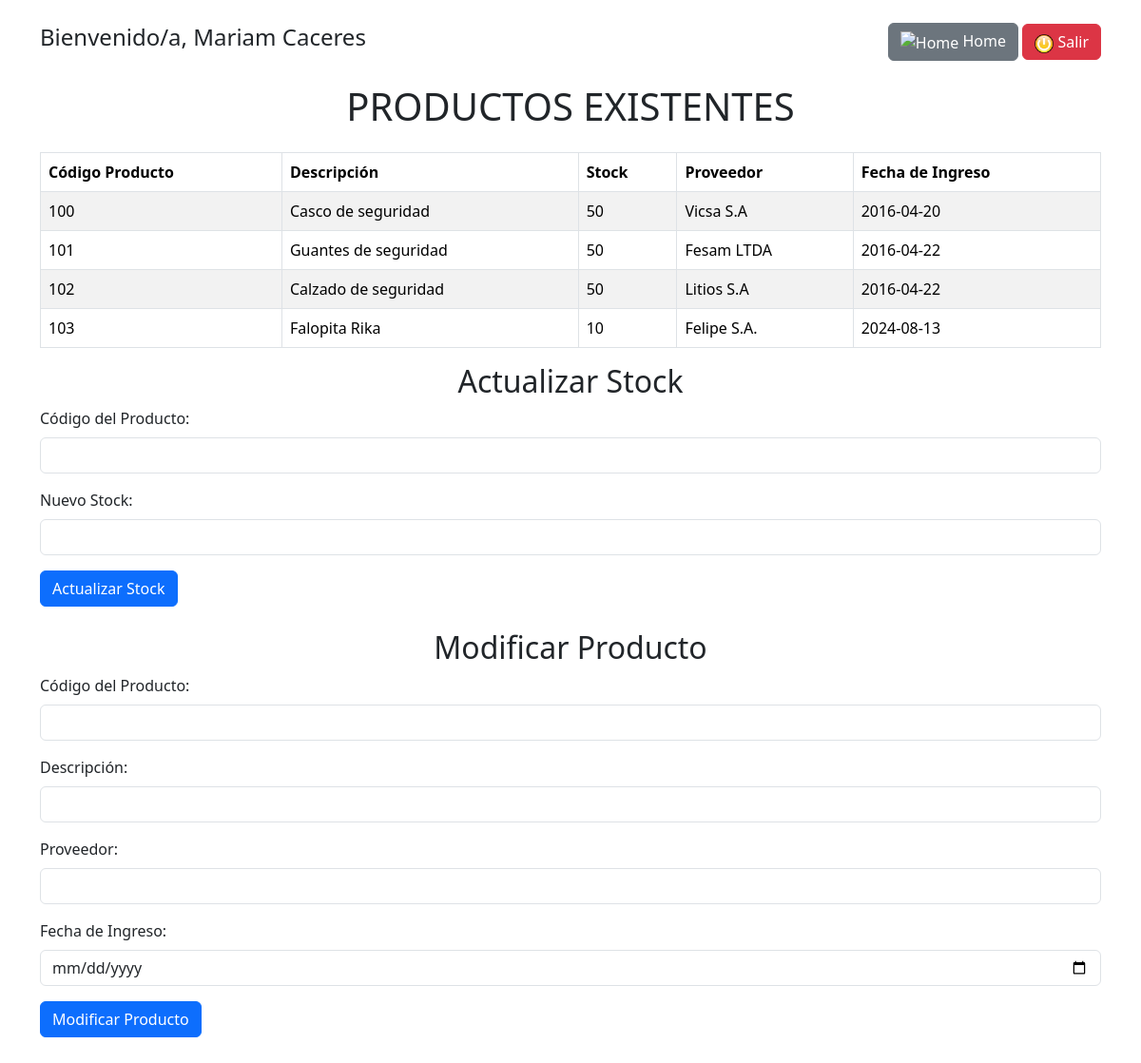
The app's page /src/views/modificar_producto.php (signed in) with its own data.
### tables this page shows
CREATE TABLE `productos` (
  `cod_producto` varchar(20) NOT NULL,
  `descripcion` varchar(50) NOT NULL,
  `stock` int(11) NOT NULL,
  `proveedor` varchar(50) NOT NULL,
  `fecha_ingreso` date NOT NULL
);

### src/views/modificar_producto.php (the view, shortened to what this page needs)
<?php
include('../config/conexion.php');
?>
<!DOCTYPE html>
<html lang="es">
<head>
    <link href="https://cdn.jsdelivr.net/npm/bootstrap@5.3.3/dist/css/bootstrap.min.css" rel="stylesheet">
</head>
<body>
    <div class="container mt-4">
        <div class="d-flex justify-content-between align-items-center mb-4">
            <div>
                <h4>Bienvenido/a, <?php echo htmlspecialchars($_SESSION['nombre'] . ' ' . $_SESSION['apellido']); ?></h4>
            </div>
            <div>
                <?php
                if ($_SESSION['cargo'] == 'Admin') {
                    echo "<a href='principalAdmin.php' class='btn btn-secondary'><img src='../img/home.png' alt='Home' width='20'> Home</a>";
                } else {
                    echo "<a href='principalBodega.php' class='btn btn-secondary'><img src='../img/home.png' alt='Home' width='20'> Home</a>";
                }
                ?>
                <a href="../helpers/salir.php?sal=si" class="btn btn-danger"><img src="../img/cerrar.png" alt="Salir" width="20"> Salir</a>
            </div>
        </div>
        <h1 class="text-center mb-4">PRODUCTOS EXISTENTES</h1>
        <?php
        $consulta = "SELECT * FROM PRODUCTOS";
        $query = $conn->prepare($consulta);
        $query->execute();
        $results = $query->fetchAll(PDO::FETCH_ASSOC);
        echo "<table class='table table-striped table-bordered'>";
        echo "<thead><tr>";
        echo "<th>Código Producto</th>";
        echo "<th>Descripción</th>";
        echo "<th>Stock</th>";
        echo "<th>Proveedor</th>";
        echo "<th>Fecha de Ingreso</th>";
        echo "</tr></thead><tbody>";
        foreach ($results as $result) {
            echo "<tr>";
            echo "<td>" . htmlspecialchars($result['cod_producto']) . "</td>";
            echo "<td>" . htmlspecialchars($result['descripcion']) . "</td>";
            echo "<td>" . htmlspecialchars($result['stock']) . "</td>";
            echo "<td>" . htmlspecialchars($result['proveedor']) . "</td>";
            echo "<td>" . htmlspecialchars($result['fecha_ingreso']) . "</td>";
            echo "</tr>";
        }
        echo "</tbody></table>";
        ?>
        <div class="mb-5">
            <h2 class="text-center">Actualizar Stock</h2>
            <form method="post" action="../controllers/modificar_producto_process.php">
                <div class="mb-3">
                    <label for="codigo_stock" class="form-label">Código del Producto:</label>
                    <input type="text" id="codigo_stock" name="codigo_stock" class="form-control" required>
                </div>
                <div class="mb-3">
                    <label for="stock_nuevo" class="form-label">Nuevo Stock:</label>
                    <input type="number" id="stock_nuevo" name="stock_nuevo" class="form-control" required>
                </div>
                <button type="submit" name="actualizar_stock" class="btn btn-primary">Actualizar Stock</button>
            </form>
            <div class="mt-4">
                <h2 class="text-center">Modificar Producto</h2>
                <form method="post" action="../controllers/modificar_producto_process.php">
                    <div class="mb-3">
                        <label for="codigo_modificar" class="form-label">Código del Producto:</label>
                        <input type="text" id="codigo_modificar" name="codigo_modificar" class="form-control" required>
                    </div>
                    <div class="mb-3">
                        <label for="descripcion_modificar" class="form-label">Descripción:</label>
                        <input type="text" id="descripcion_modificar" name="descripcion_modificar" class="form-control" required>
                    </div>
                    <div class="mb-3">
                        <label for="proveedor_modificar" class="form-label">Proveedor:</label>
                        <input type="text" id="proveedor_modificar" name="proveedor_modificar" class="form-control" required>
                    </div>
                    <div class="mb-3">
                        <label for="fecha_modificar" class="form-label">Fecha de Ingreso:</label>
                        <input type="date" id="fecha_modificar" name="fecha_modificar" class="form-control" required>
                    </div>
                    <button type="submit" name="modificar_producto" class="btn btn-primary">Modificar Producto</button>
                </form>
            </div>
        </div>
    </div>
</body>
</html>

### records on screen
productos: cod_producto "100", descripcion "Casco de seguridad", stock "50", proveedor "Vicsa S.A", fecha_ingreso "2016-04-20"
productos: cod_producto "101", descripcion "Guantes de seguridad", stock "50", proveedor "Fesam LTDA", fecha_ingreso "2016-04-22"
productos: cod_producto "102", descripcion "Calzado de seguridad", stock "50", proveedor "Litios S.A", fecha_ingreso "2016-04-22"
productos: cod_producto "103", descripcion "Falopita Rika", stock "10", proveedor "Felipe S.A.", fecha_ingreso "2024-08-13"

### other values on screen
$_SESSION['nombre'] . ' ' . $_SESSION['apellido'] "Mariam Caceres"
